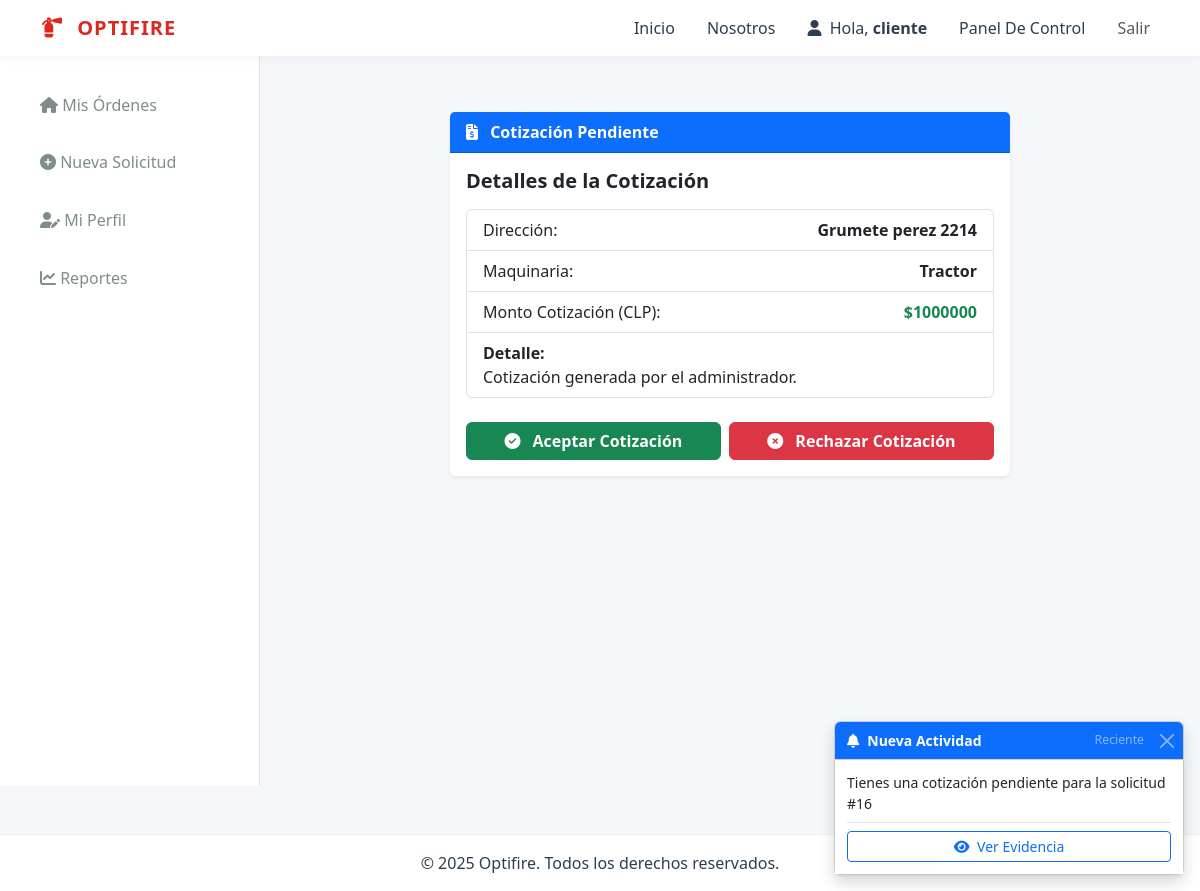
Screenshot of /usuarios/solicitud/aceptar-cotizacion/16/ (signed in) with the database file from the repository.
### usuarios/models.py (models this page shows, shortened)
class SolicitudInspeccion(models.Model):
    cliente = models.ForeignKey(User, on_delete=models.CASCADE, related_name='solicitudes_enviadas')
    nombre_cliente = models.CharField(max_length=100)
    apellido_cliente = models.CharField(max_length=100, blank=True, null=True)
    direccion = models.CharField(max_length=255)
    telefono = models.CharField(max_length=20)
    maquinaria = models.TextField(verbose_name="Maquinaria / Servicio")
    observaciones_cliente = models.TextField(blank=True, null=True)
    monto_cotizacion = models.DecimalField(max_digits=10, decimal_places=0, null=True, blank=True)
    detalle_cotizacion = models.TextField(blank=True, null=True)
    tecnico_preasignado = models.ForeignKey(User, on_delete=models.SET_NULL, null=True, blank=True, related_name='solicitudes_preasignadas', limit_choices_to={'groups__name': Roles.TECNICO})
    plantilla_preasignada = models.ForeignKey(PlantillaInspeccion, on_delete=models.SET_NULL, null=True, blank=True, related_name='solicitudes_preasignadas')
    nombre_inspeccion_preasignado = models.CharField(max_length=200, blank=True, null=True)
    fecha_programada_preasignada = models.DateField(null=True, blank=True)
    fecha_programada = models.DateField(null=True, blank=True)
    fecha_solicitud = models.DateTimeField(auto_now_add=True)
    estado = models.CharField(
        max_length=20,
        choices=EstadoSolicitud.choices,
        default=EstadoSolicitud.PENDIENTE
    )
    motivo_rechazo = models.TextField(blank=True, null=True)

class Notificacion(models.Model):
    usuario = models.ForeignKey(User, on_delete=models.CASCADE, related_name='notificaciones')
    mensaje = models.CharField(max_length=255)
    enlace = models.CharField(max_length=255, blank=True, null=True) # Para ir a ver la foto
    leido = models.BooleanField(default=False)
    fecha_creacion = models.DateTimeField(auto_now_add=True)

### usuarios/views.py (the view, shortened to what this page needs)
# urls.py: path('solicitud/aceptar-cotizacion/<int:pk>/', views.aceptar_cotizacion_cliente, name='aceptar_cotizacion_cliente'),
@login_required
@user_passes_test(is_cliente)
def aceptar_cotizacion_cliente(request, pk):
    solicitud = get_object_or_404(SolicitudInspeccion, pk=pk, cliente=request.user)
    if solicitud.estado != EstadoSolicitud.COTIZANDO:
        messages.error(request, "Esta solicitud no está pendiente de cotización.")
        return redirect('dashboard_cliente')
    return render(request, 'dashboards/cliente/aceptar_cotizacion.html', {'solicitud': solicitud})

### usuarios/context_processors.py (called while the page is built)
def notificaciones_usuario(request):
    if request.user.is_authenticated:
        notificaciones = Notificacion.objects.filter(usuario=request.user, leido=False).order_by('-fecha_creacion')
        return {'mis_notificaciones': notificaciones}
    return {}

### usuarios/views.py (called while the page is built)
def check_role(user, role_name):
    return user.is_authenticated and user.groups.filter(name=role_name).exists()

def is_cliente(user): return check_role(user, Roles.CLIENTE)

### templates/dashboards/cliente/aceptar_cotizacion.html (shortened to what this page needs)
{% extends "base_dashboard.html" %}
{% load static %}
{% block dashboard_menu %}
    {% include "includes/cliente_menu.html" %}
{% endblock dashboard_menu %}
{% block dashboard_content %}
<div class="container py-4">
    <div class="row justify-content-center">
        <div class="col-lg-8">
            <div class="card shadow-sm border-0">
                <div class="card-header bg-primary text-white fw-bold">
                    <i class="fas fa-file-invoice-dollar me-2"></i> Cotización Pendiente
                </div>
                <div class="card-body">
                    <h5 class="fw-bold mb-3">Detalles de la Cotización</h5>
                    <ul class="list-group mb-3">
                        <li class="list-group-item d-flex justify-content-between align-items-center">
                            <span>Dirección:</span>
                            <span class="fw-bold">{{ solicitud.direccion }}</span>
                        </li>
                        <li class="list-group-item d-flex justify-content-between align-items-center">
                            <span>Maquinaria:</span>
                            <span class="fw-bold">{{ solicitud.maquinaria }}</span>
                        </li>
                        <li class="list-group-item d-flex justify-content-between align-items-center">
                            <span>Monto Cotización (CLP):</span>
                            <span class="fw-bold text-success">${{ solicitud.monto_cotizacion|floatformat:0 }}</span>
                        </li>
                        {% if solicitud.detalle_cotizacion %}
                        <li class="list-group-item">
                            <span class="fw-bold">Detalle:</span>
                            <div>{{ solicitud.detalle_cotizacion }}</div>
                        </li>
                        {% endif %}
                    </ul>
                    <form method="post">
                        <div class="d-flex gap-2 mt-4">
                            <button type="submit" name="action" value="aceptar" class="btn btn-success flex-grow-1 fw-bold">
                                <i class="fas fa-check-circle me-2"></i> Aceptar Cotización
                            </button>
                            <button type="submit" name="action" value="rechazar" class="btn btn-danger flex-grow-1 fw-bold">
                                <i class="fas fa-times-circle me-2"></i> Rechazar Cotización
                            </button>
                        </div>
                    </form>
                </div>
            </div>
        </div>
    </div>
</div>
{% endblock dashboard_content %}

### templates/base_dashboard.html (shortened to what this page needs)
{% extends "base.html" %}
{% block content %}
<div class="dashboard-wrapper">
    <nav class="sidebar">
       {% block dashboard_menu %}{% endblock %}
    </nav>
    <div class="dashboard-content">
       {% block dashboard_content %}{% endblock %}
    </div>
</div>
<div class="toast-container position-fixed bottom-0 end-0 p-3" style="z-index: 1100;">
    {% if mis_notificaciones %}
        {% for notif in mis_notificaciones %}
            <div class="toast show" role="alert" aria-live="assertive" aria-atomic="true" data-bs-autohide="false">
                <div class="toast-header bg-primary text-white">
                    <i class="fas fa-bell me-2"></i>
                    <strong class="me-auto">Nueva Actividad</strong>
                    <small class="text-white-50">Reciente</small>
                    <button type="button" class="btn-close btn-close-white" data-bs-dismiss="toast" aria-label="Close" onclick="marcarLeido({{ notif.id }})"></button>
                </div>
                <div class="toast-body bg-white text-dark shadow-sm">
                    {{ notif.mensaje }}
                    {% if notif.enlace %}
                        <div class="mt-2 pt-2 border-top">
                            <a href="{{ notif.enlace }}" class="btn btn-sm btn-outline-primary w-100" onclick="marcarLeido({{ notif.id }})">
                                <i class="fas fa-eye me-1"></i> Ver Evidencia
                            </a>
                        </div>
                    {% endif %}
                </div>
            </div>
        {% endfor %}
    {% endif %}
</div>
{% endblock %}

### templates/base.html (shortened to what this page needs)
{% load static %}
<!DOCTYPE html>
<html lang="es">
<head>
    <link href="https://cdn.jsdelivr.net/npm/bootstrap@5.3.0/dist/css/bootstrap.min.css" rel="stylesheet">
    <link rel="stylesheet" href="https://cdnjs.cloudflare.com/ajax/libs/font-awesome/6.5.2/css/all.min.css">
    <link rel="stylesheet" href="{% static 'css/style.css' %}">
</head>
<body>
    <nav class="navbar navbar-expand-lg navbar-custom sticky-top">
      <div class="container">
        <a class="navbar-brand navbar-brand-text" href="/">
            <i class="fa-solid fa-fire-extinguisher me-2"></i> OPTIFIRE
        </a>
        <div class="collapse navbar-collapse" id="navbarNav">
          <ul class="navbar-nav ms-auto">
            <li class="nav-item"><a class="nav-link nav-link-custom" href="/">Inicio</a></li>
            <li class="nav-item"><a class="nav-link nav-link-custom" href="/nosotros/">Nosotros</a></li>
            {% if user.is_authenticated %}
                <li class="nav-item">
                  <span class="nav-link nav-link-custom me-2">
                    <i class="fa-solid fa-user me-1"></i> Hola, <span class="fw-bold">{{ user.first_name|default:user.username }}</span>
                  </span>
                </li>
                <li class="nav-item">
                    <a class="nav-link nav-link-custom" href="{% url 'dashboard' %}">Panel De Control</a>
                </li>
                <li class="nav-item">
                  <a class="nav-link btn btn-sm btn-outline-dark ms-2" href="{% url 'logout' %}">Salir</a>
                </li>
            {% else %}
                <li class="nav-item">
                    <a class="nav-link btn btn-brand ms-2 text-white" href="{% url 'login' %}">Iniciar Sesión</a>
                </li>
            {% endif %}
          </ul>
        </div>
      </div>
    </nav>
    <main>
        {% block content %}
        {% endblock %}
    </main>
    <footer class="footer-custom mt-5 py-3">
        <div class="container text-center">
            <p class="mb-0">&copy; 2025 Optifire. Todos los derechos reservados.</p>
        </div>
    </footer>
</body>
</html>

### static/css/style.css (style rules this page uses)
:root { --primary-color: #DC281E; --primary-dark: #b91d15; --secondary-color: #F05A22; --accent-color: #FFC20E; --background-color: #F5F7FA; --container-color: #FFFFFF; --text-main: #2c3e50; --text-secondary: #7f8c8d; --sidebar-width: 260px; --header-height: 70px; --brand-gradient: linear-gradient(135deg, #DC281E 0%, #F05A22 100%); --shadow-soft: 0 2px 15px rgba(0, 0, 0, 0.04); --shadow-hover: 0 10px 25px rgba(0, 0, 0, 0.1); --border-radius: 8px; }
html, body { height: 100%; margin: 0; padding: 0; }
body { background-color: var(--background-color); color: var(--text-main); font-family: 'Segoe UI', Roboto, sans-serif; display: flex; flex-direction: column; min-height: 100vh; overflow-x: hidden; }
main { flex: 1; display: flex; flex-direction: column; width: 100%; }
a { text-decoration: none; }
.navbar-custom { background-color: var(--container-color); box-shadow: var(--shadow-soft); height: var(--header-height); z-index: 1000; }
.navbar-brand-text { color: var(--primary-color) !important; font-weight: 800; letter-spacing: 1px; }
.nav-link-custom { color: var(--text-main) !important; font-weight: 500; margin: 0 0.5rem; }
.dashboard-wrapper { display: flex; min-height: calc(100vh - var(--header-height)); flex: 1; }
.sidebar { width: var(--sidebar-width); background: var(--container-color); border-right: 1px solid #e1e4e8; display: flex; flex-direction: column; padding: 1.5rem; flex-shrink: 0; }
.dashboard-content { flex-grow: 1; padding: 2rem; overflow-y: auto; }
.footer-custom { background-color: var(--container-color); padding: 1.5rem 0; margin-top: auto; border-top: 1px solid #eee; }

### rows the page displays
SolicitudInspeccion: direccion "Grumete perez 2214", maquinaria "Tractor", monto_cotizacion "1000000", detalle_cotizacion "Cotización generada por el administrador."
Notificacion: mensaje "Tienes una cotización pendiente para la solicitud #16"

### other values shown
{{ user.first_name|default:user.username }} "cliente"
